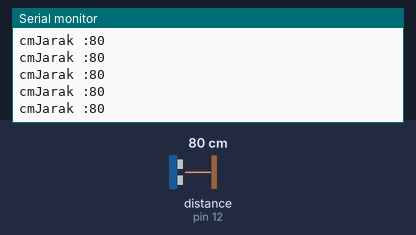
This sketch was run on a simulated Arduino Uno, built with avr-gcc and run on an emulated ATmega328P. On the bench: the last lines printed to the serial monitor. Inputs (shaded band) come from the test bench; at power-on: distance to the obstacle (sensor on pin 12) 80 cm. The echo pulse lasts 58.3 µs per cm.

Above: at 3.1 s.
3.2 s: distance to the obstacle (sensor on pin 12) set to 8 cm
At 3.9 s:
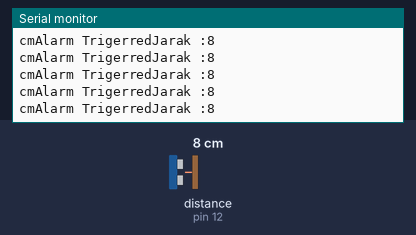
6.2 s: distance to the obstacle (sensor on pin 12) set to 11 cm
At 7.2 s:
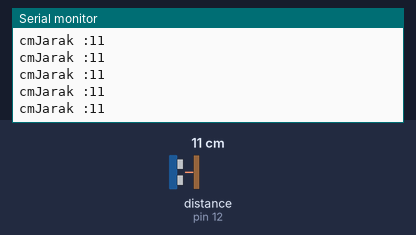
Timing chart, 0 to 9.2 s (numbered marks = the images above; inputs shaded):
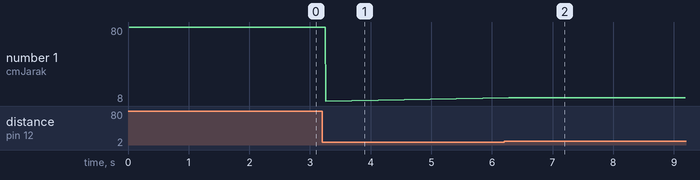

Measured:
- the behaviour switches between 9 and 10 cm on distance to the obstacle (sensor on pin 12) (found by bisection; images 1 and 2)
- after the input at 3.2 s, the serial monitor: prints a new line after 0.06 s (image 1)
- after the input at 6.2 s, the serial monitor: prints a new line after 0.05 s (image 2)
- plotted number 1: 80 → 8 after the input at 3.2 s, 8 → 11 after the input at 6.2 s

The sketch:

SR-04.ino
```cpp
#include<Ultrasonic.h>

#define TRIG_PIN 14
#define ECHO_PIN 12

Ultrasonic ultrasonic(TRIG_PIN,ECHO_PIN);

void setup(){
  Serial.begin(9600);

}

void loop(){
  int distance = ultrasonic.read();

  Serial.print("Jarak :");
  Serial.println(distance);
  Serial.print("cm");

  if(deteksiOrang()){
  //Trigger Alarm
  Serial.print("Alarm Trigerred");
  }

}


int deteksiOrang(){
  int distance = ultrasonic.read();
  if(distance < 10){
    return 1; //ada sesuatu
  }
  return 0; //ga ada
}
```
